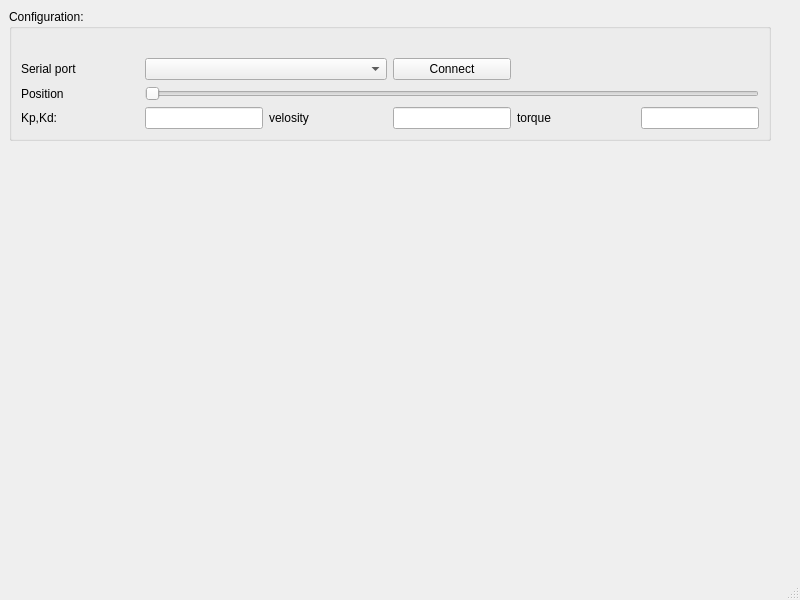
<?xml version="1.0" encoding="UTF-8"?>
<ui version="4.0">
 <class>MainWindow</class>
 <widget class="QMainWindow" name="MainWindow">
  <property name="geometry">
   <rect>
    <x>0</x>
    <y>0</y>
    <width>800</width>
    <height>600</height>
   </rect>
  </property>
  <property name="windowTitle">
   <string>MainWindow</string>
  </property>
  <widget class="QWidget" name="centralwidget">
   <layout class="QGridLayout" name="gridLayout_2">
    <item row="1" column="0">
     <layout class="QVBoxLayout" name="verticalLayout"/>
    </item>
    <item row="0" column="0">
     <widget class="QGroupBox" name="groupBox">
      <property name="title">
       <string>Configuration:</string>
      </property>
      <layout class="QGridLayout" name="gridLayout_3">
       <item row="0" column="0">
        <layout class="QGridLayout" name="gridLayout">
         <item row="3" column="1">
          <widget class="QLineEdit" name="lineEdit"/>
         </item>
         <item row="3" column="3">
          <widget class="QLineEdit" name="lineEdit_2"/>
         </item>
         <item row="0" column="1">
          <spacer name="horizontalSpacer_2">
           <property name="orientation">
            <enum>Qt::Horizontal</enum>
           </property>
           <property name="sizeHint" stdset="0">
            <size>
             <width>40</width>
             <height>20</height>
            </size>
           </property>
          </spacer>
         </item>
         <item row="1" column="3">
          <widget class="QPushButton" name="pushButton">
           <property name="text">
            <string>Connect</string>
           </property>
          </widget>
         </item>
         <item row="0" column="2">
          <spacer name="horizontalSpacer_3">
           <property name="orientation">
            <enum>Qt::Horizontal</enum>
           </property>
           <property name="sizeHint" stdset="0">
            <size>
             <width>40</width>
             <height>20</height>
            </size>
           </property>
          </spacer>
         </item>
         <item row="1" column="1" colspan="2">
          <widget class="QComboBox" name="serialSelector">
           <property name="modelColumn">
            <number>0</number>
           </property>
          </widget>
         </item>
         <item row="2" column="1" colspan="5">
          <widget class="QSlider" name="positionSlider">
           <property name="maximum">
            <number>6283</number>
           </property>
           <property name="pageStep">
            <number>10</number>
           </property>
           <property name="orientation">
            <enum>Qt::Horizontal</enum>
           </property>
          </widget>
         </item>
         <item row="0" column="3">
          <spacer name="horizontalSpacer_4">
           <property name="orientation">
            <enum>Qt::Horizontal</enum>
           </property>
           <property name="sizeHint" stdset="0">
            <size>
             <width>40</width>
             <height>20</height>
            </size>
           </property>
          </spacer>
         </item>
         <item row="3" column="4">
          <widget class="QLabel" name="label_8">
           <property name="text">
            <string>torque</string>
           </property>
          </widget>
         </item>
         <item row="3" column="5">
          <widget class="QLineEdit" name="lineEdit_3"/>
         </item>
         <item row="2" column="0">
          <widget class="QLabel" name="label_position">
           <property name="text">
            <string>Position</string>
           </property>
          </widget>
         </item>
         <item row="3" column="2">
          <widget class="QLabel" name="label_7">
           <property name="text">
            <string>velosity</string>
           </property>
          </widget>
         </item>
         <item row="0" column="0">
          <spacer name="horizontalSpacer">
           <property name="orientation">
            <enum>Qt::Horizontal</enum>
           </property>
           <property name="sizeHint" stdset="0">
            <size>
             <width>40</width>
             <height>20</height>
            </size>
           </property>
          </spacer>
         </item>
         <item row="3" column="0">
          <widget class="QLabel" name="label_kpkd">
           <property name="text">
            <string>Kp,Kd:</string>
           </property>
          </widget>
         </item>
         <item row="0" column="4">
          <spacer name="horizontalSpacer_5">
           <property name="orientation">
            <enum>Qt::Horizontal</enum>
           </property>
           <property name="sizeHint" stdset="0">
            <size>
             <width>40</width>
             <height>20</height>
            </size>
           </property>
          </spacer>
         </item>
         <item row="1" column="0">
          <widget class="QLabel" name="label_serial">
           <property name="text">
            <string>Serial port</string>
           </property>
          </widget>
         </item>
        </layout>
       </item>
      </layout>
     </widget>
    </item>
    <item row="1" column="1">
     <spacer name="verticalSpacer">
      <property name="orientation">
       <enum>Qt::Vertical</enum>
      </property>
      <property name="sizeHint" stdset="0">
       <size>
        <width>20</width>
        <height>40</height>
       </size>
      </property>
     </spacer>
    </item>
   </layout>
  </widget>
  <widget class="QMenuBar" name="menubar">
   <property name="geometry">
    <rect>
     <x>0</x>
     <y>0</y>
     <width>800</width>
     <height>24</height>
    </rect>
   </property>
  </widget>
  <widget class="QStatusBar" name="statusbar"/>
 </widget>
 <resources/>
 <connections/>
</ui>
